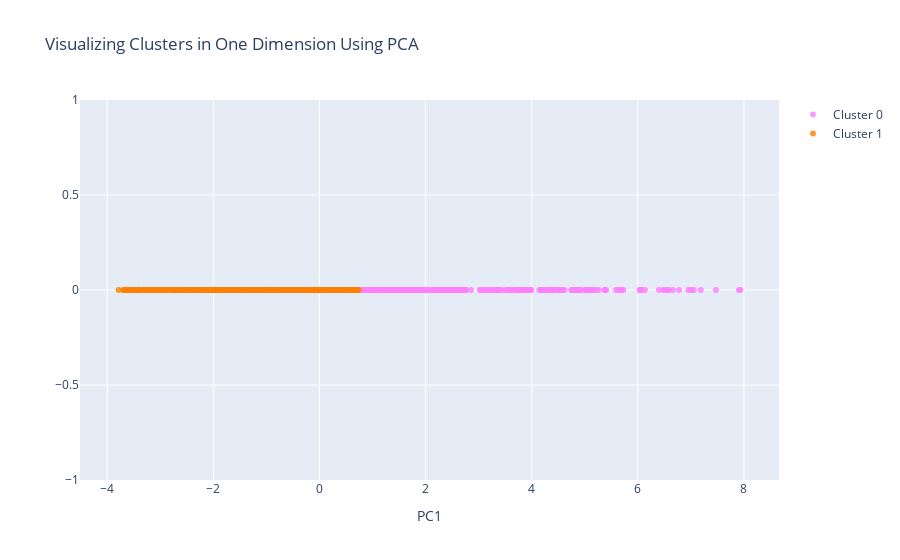

Notebook source saved alongside this figure:
### Code cell
trace1 = go.Scatter(
                    x = cluster0["PC1_1d"],
                    y = cluster0["dummy"],
                    mode = "markers",
                    name = "Cluster 0",
                    marker = dict(color = 'rgba(255, 128, 255, 0.8)'),
                    text = None)

#trace2 is for 'Cluster 1'
trace2 = go.Scatter(
                    x = cluster1["PC1_1d"],
                    y = cluster1["dummy"],
                    mode = "markers",
                    name = "Cluster 1",
                    marker = dict(color = 'rgba(255, 128, 2, 0.8)'),
                    text = None)

#trace3 is for 'Cluster 2'
trace3 = go.Scatter(
                    x = cluster2["PC1_1d"],
                    y = cluster2["dummy"],
                    mode = "markers",
                    name = "Cluster 2",
                    marker = dict(color = 'rgba(0, 255, 200, 0.8)'),
                    text = None)

data = [trace1, trace2, trace3]

title = "Visualizing Clusters in One Dimension Using PCA"

layout = dict(title = title,
              xaxis= dict(title= 'PC1',ticklen= 5,zeroline= False),
              yaxis= dict(title= '',ticklen= 5,zeroline= False)
             )

fig = dict(data = data, layout = layout)

iplot(fig)

### Figure 1 — Plotly figure (JSON) as saved in the notebook; plotly's stock layout.template omitted (floating-point values rounded to 4 significant figures; data arrays with more than 128 entries replaced by an {"elided": "..."} marker saying what was removed)
{"data": [{"marker": {"color": "rgba(255, 128, 255, 0.8)"}, "mode": "markers", "name": "Cluster 0", "type": "scatter", "x": {"elided": "380 float values"}, "y": {"elided": "380 int values"}}, {"marker": {"color": "rgba(255, 128, 2, 0.8)"}, "mode": "markers", "name": "Cluster 1", "type": "scatter", "x": {"elided": "820 float values"}, "y": {"elided": "820 int values"}}, {"marker": {"color": "rgba(0, 255, 200, 0.8)"}, "mode": "markers", "name": "Cluster 2", "type": "scatter", "x": [], "y": []}], "layout": {"title": {"text": "Visualizing Clusters in One Dimension Using PCA"}, "xaxis": {"ticklen": 5, "title": {"text": "PC1"}, "zeroline": false}, "yaxis": {"ticklen": 5, "title": {"text": ""}, "zeroline": false}}}
